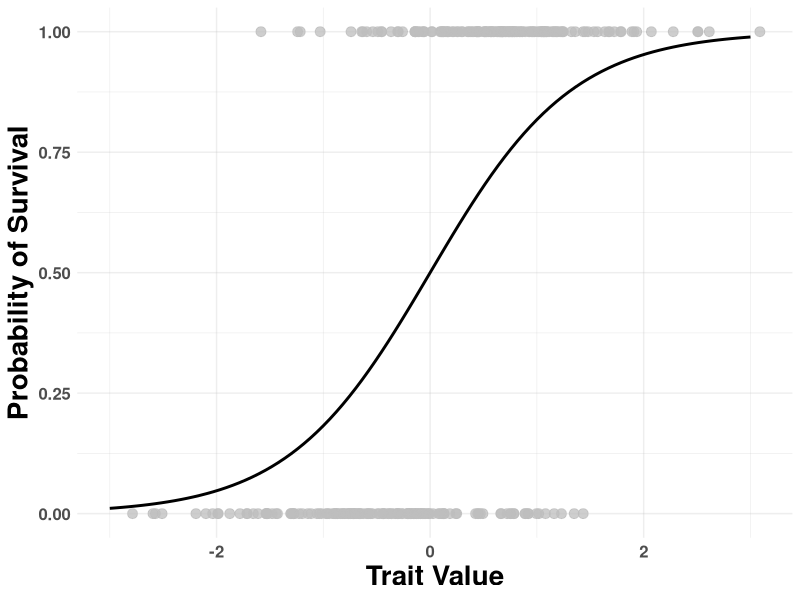
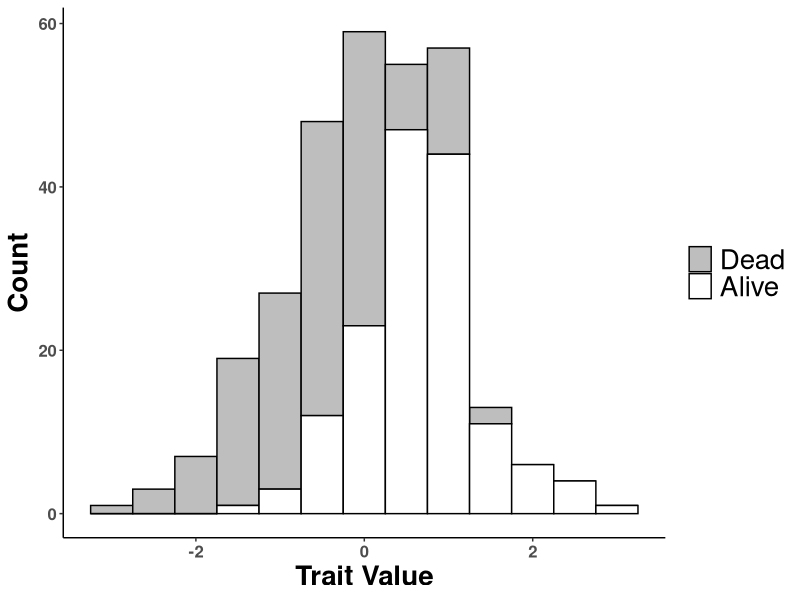
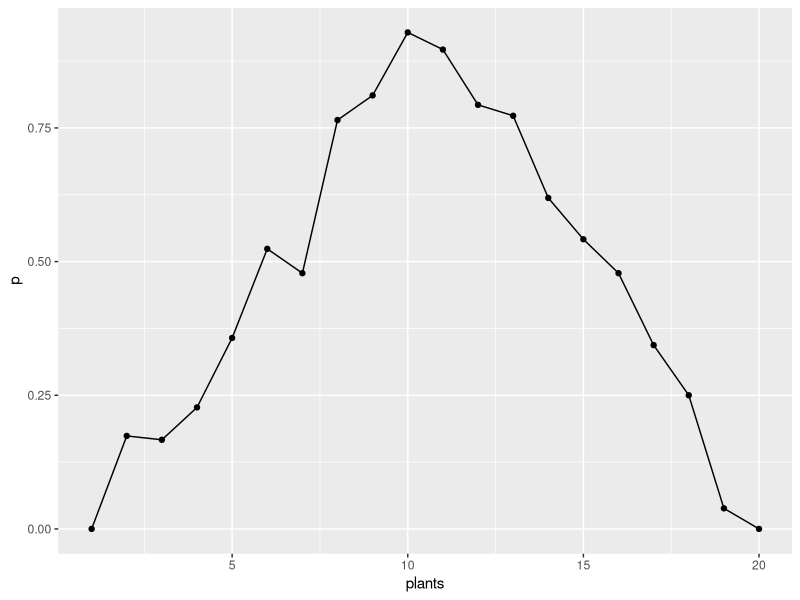
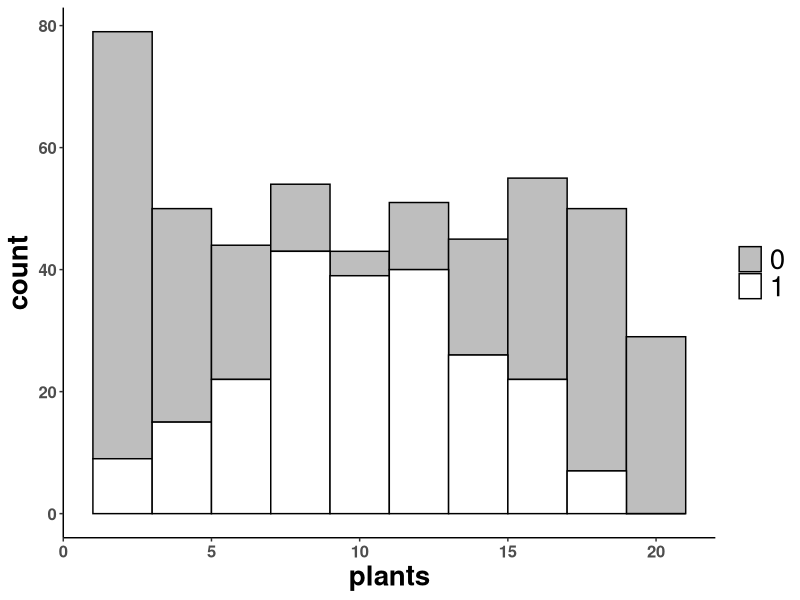
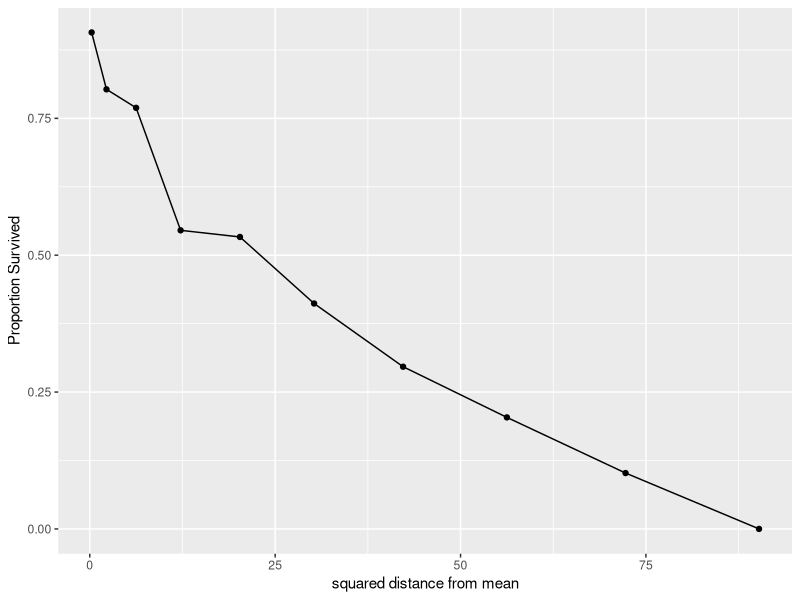
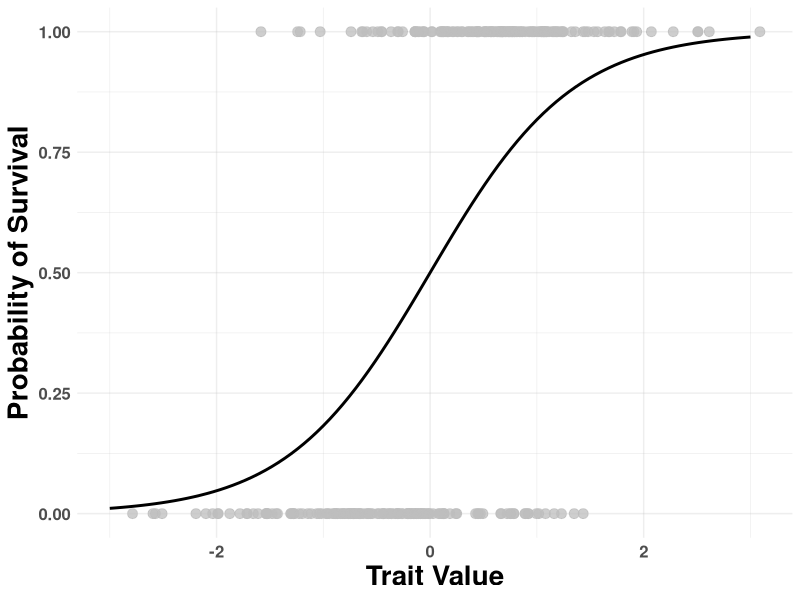
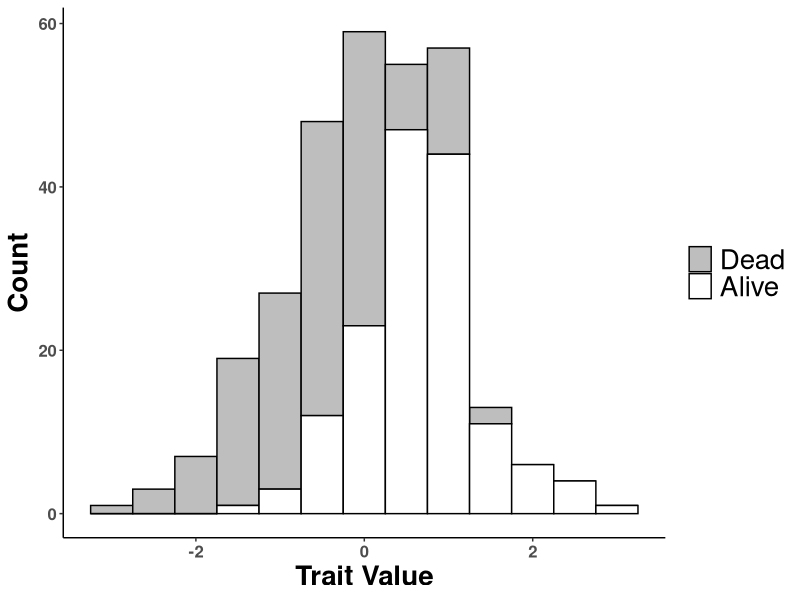
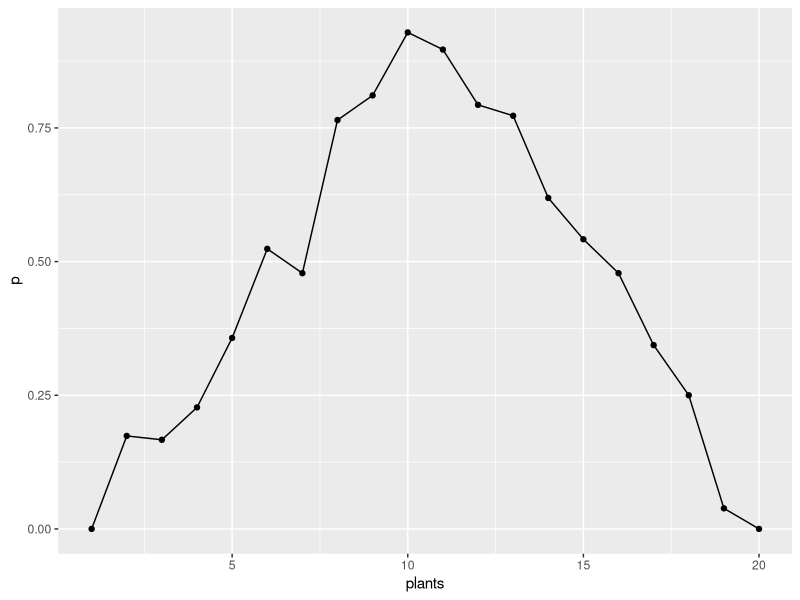

Write the R code that produced these figures, in order.
library(tidyverse)
library(cowplot)


# discussion 1 figures
# survival plots
set.seed(120414)
n <- 300
trait <- rnorm(n)
survive <- rbinom(n, 1, plogis(1.5*trait))
x <- seq(-3,3,l=100)
surv <- data.frame(x = x, y = plogis(1.5*x))

data.frame(trait = trait, survive = survive) %>% 
  ggplot(aes(x = trait, y = survive)) +
  geom_point(size = 3, color = "grey", alpha = .75) +
  geom_line(data = surv, aes(x = x, y = y), linewidth = 1) +
  labs(x = "Trait Value",
       y = "Probability of Survival") +
  theme(axis.title = element_text(size = 20, face = "bold"),
        axis.text = element_text(size = 12, face = "bold"),
        panel.background = element_rect(fill = "white"),
        panel.grid = element_line(color = scales::alpha(colour = "grey", alpha = .25)),
        axis.ticks = element_blank())

ggsave("discussion_material/discussion_1_simulating_selection/images/survival.png", device = "png",
       width = 12, height = 8)


data.frame(trait = trait, survive = ifelse(survive == 1, "Alive", "Dead")) %>% 
  mutate(survive = factor(survive, levels = c("Dead", "Alive"))) %>% 
  ggplot(aes(x = trait, fill = survive)) +
  geom_histogram(position = "stack", binwidth = .5, color = "black") +
  labs(x = "Trait Value",
       y = "Count") +
  scale_fill_manual(values = c("grey", "white")) +
  theme_classic() +
  theme(axis.title = element_text(size = 20, face = "bold"),
        axis.text = element_text(size = 12, face = "bold"),
        legend.title = element_blank(),
        legend.text = element_text(size = 20))

ggsave("discussion_material/discussion_1_simulating_selection/images/stacked_hist.png", device = "png",
       width = 12, height = 8)

# simulating plants and herbivores

plants <- sample(1:20, 500, replace = T)
big <- sample(11:20, 500, replace = T)
small <- sample(1:10, 500, replace = T)

survive <- (plants < big & plants > small)*1

data.frame(plants, survive) %>% 
  group_by(plants) %>% 
  summarise(p = mean(survive)) %>% 
  ggplot(aes(x = plants, y = p)) +
  geom_line() +
  geom_point()

ggsave("discussion_material/discussion_1_simulating_selection/images/sim_surv.png", device="png",
       width = 12, height = 8)

data.frame(plants, survive) %>% 
  ggplot(aes(x = plants, fill = factor(survive))) +
  geom_histogram(, position = "stack", binwidth = 2, color = "black") +
  scale_fill_manual(values = c("grey", "white")) +
  theme_classic() +
  theme(axis.title = element_text(size = 20, face = "bold"),
        axis.text = element_text(size = 12, face = "bold"),
        legend.title = element_blank(),
        legend.text = element_text(size = 20))

ggsave("discussion_material/discussion_1_simulating_selection/images/sim_stack.png", device="png",
       width = 12, height = 8)

data.frame(plants, survive) %>% 
  mutate(dist = (plants - 10.5)^2) %>% 
  group_by(dist) %>% 
  summarise(p = mean(survive)) %>% 
  ggplot(aes(x = dist, y = p)) +
  geom_line() +
  geom_point() +
  labs(x = "squared distance from mean",
       y = "Proportion Survived")

ggsave("discussion_material/discussion_1_simulating_selection/images/sim_dist.png", device="png",
       width = 12, height = 8)
